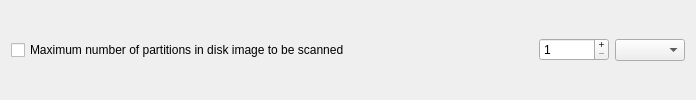
            <widget class="QFrame" name="limitFrame_11">
             <property name="minimumSize">
              <size>
               <width>0</width>
               <height>0</height>
              </size>
             </property>
             <property name="frameShape">
              <enum>QFrame::Shape::NoFrame</enum>
             </property>
             <property name="frameShadow">
              <enum>QFrame::Shadow::Raised</enum>
             </property>
             <layout class="QHBoxLayout" name="horizontalLayout_22">
              <property name="topMargin">
               <number>2</number>
              </property>
              <property name="bottomMargin">
               <number>2</number>
              </property>
              <item>
               <widget class="QCheckBox" name="pwmaxNumberOfPartitionsInDiskImageCheckBox">
                <property name="text">
                 <string>Maximum number of partitions in disk image to be scanned</string>
                </property>
               </widget>
              </item>
              <item>
               <spacer name="horizontalSpacer_15">
                <property name="orientation">
                 <enum>Qt::Orientation::Horizontal</enum>
                </property>
                <property name="sizeHint" stdset="0">
                 <size>
                  <width>183</width>
                  <height>20</height>
                 </size>
                </property>
               </spacer>
              </item>
              <item>
               <widget class="QSpinBox" name="pwmaxNumberOfPartitionsInDiskImageSpinBox">
                <property name="minimumSize">
                 <size>
                  <width>70</width>
                  <height>0</height>
                 </size>
                </property>
                <property name="buttonSymbols">
                 <enum>QAbstractSpinBox::ButtonSymbols::PlusMinus</enum>
                </property>
                <property name="minimum">
                 <number>1</number>
                </property>
                <property name="maximum">
                 <number>999</number>
                </property>
               </widget>
              </item>
              <item>
               <widget class="QComboBox" name="pwmaxNumberOfPartitionsInDiskImageComboBox">
                <property name="minimumSize">
                 <size>
                  <width>70</width>
                  <height>0</height>
                 </size>
                </property>
                <item>
                 <property name="text">
                  <string/>
                 </property>
                </item>
                <item>
                 <property name="text">
                  <string>K</string>
                 </property>
                </item>
                <item>
                 <property name="text">
                  <string>M</string>
                 </property>
                </item>
               </widget>
              </item>
             </layout>
            </widget>
